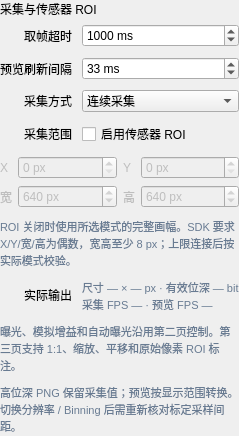
                    <widget class="QWidget" name="toupcamAcquisitionWidget">
                     <layout class="QVBoxLayout" name="toupcamAcquisitionLayout">
                      <property name="leftMargin">
                       <number>0</number>
                      </property>
                      <property name="topMargin">
                       <number>0</number>
                      </property>
                      <property name="rightMargin">
                       <number>0</number>
                      </property>
                      <property name="bottomMargin">
                       <number>0</number>
                      </property>
                      <item>
                       <widget class="QLabel" name="toupcamAcquisitionTitleLabel">
                        <property name="text">
                         <string>采集与传感器 ROI</string>
                        </property>
                        <property name="wordWrap">
                         <bool>true</bool>
                        </property>
                       </widget>
                      </item>
                      <item>
                       <layout class="QFormLayout" name="toupcamAcquisitionForm">
                        <property name="fieldGrowthPolicy">
                         <enum>QFormLayout::AllNonFixedFieldsGrow</enum>
                        </property>
                        <property name="labelAlignment">
                         <set>Qt::AlignRight|Qt::AlignVCenter</set>
                        </property>
                        <property name="spacing">
                         <number>10</number>
                        </property>
                        <item row="0" column="0">
                         <widget class="QLabel" name="toupcamTimeoutSpinBoxLabel">
                          <property name="text">
                           <string>取帧超时</string>
                          </property>
                          <property name="wordWrap">
                           <bool>true</bool>
                          </property>
                          <property name="buddy">
                           <cstring>toupcamTimeoutSpinBox</cstring>
                          </property>
                         </widget>
                        </item>
                        <item row="0" column="1">
                         <widget class="QSpinBox" name="toupcamTimeoutSpinBox">
                          <property name="minimum">
                           <number>1</number>
                          </property>
                          <property name="maximum">
                           <number>60000</number>
                          </property>
                          <property name="singleStep">
                           <number>1</number>
                          </property>
                          <property name="value">
                           <number>1000</number>
                          </property>
                          <property name="keyboardTracking">
                           <bool>false</bool>
                          </property>
                          <property name="suffix">
                           <string> ms</string>
                          </property>
                         </widget>
                        </item>
                        <item row="1" column="0">
                         <widget class="QLabel" name="toupcamPreviewIntervalSpinBoxLabel">
                          <property name="text">
                           <string>预览刷新间隔</string>
                          </property>
                          <property name="wordWrap">
                           <bool>true</bool>
                          </property>
                          <property name="buddy">
                           <cstring>toupcamPreviewIntervalSpinBox</cstring>
                          </property>
                         </widget>
                        </item>
                        <item row="1" column="1">
                         <widget class="QSpinBox" name="toupcamPreviewIntervalSpinBox">
                          <property name="minimum">
                           <number>1</number>
                          </property>
                          <property name="maximum">
                           <number>1000</number>
                          </property>
                          <property name="singleStep">
                           <number>1</number>
                          </property>
                          <property name="value">
                           <number>33</number>
                          </property>
                          <property name="keyboardTracking">
                           <bool>false</bool>
                          </property>
                          <property name="suffix">
                           <string> ms</string>
                          </property>
                          <property name="toolTip">
                           <string>仅设置界面读取最新帧的频率，不设置传感器 FPS。连接后切换相机时使用对应预览参数。</string>
                          </property>
                         </widget>
                        </item>
                        <item row="2" column="0">
                         <widget class="QLabel" name="toupcamAcquisitionModeComboBoxLabel">
                          <property name="text">
                           <string>采集方式</string>
                          </property>
                          <property name="wordWrap">
                           <bool>true</bool>
                          </property>
                          <property name="buddy">
                           <cstring>toupcamAcquisitionModeComboBox</cstring>
                          </property>
                         </widget>
                        </item>
                        <item row="2" column="1">
                         <widget class="QComboBox" name="toupcamAcquisitionModeComboBox">
                          <property name="toolTip">
                           <string>采用连续采集；DMD 同步沿用换图、等待稳定后取新帧。外部硬件触发需另行接线和验证。</string>
                          </property>
                          <item>
                           <property name="text">
                            <string>连续采集</string>
                           </property>
                          </item>
                         </widget>
                        </item>
                        <item row="3" column="0">
                         <widget class="QLabel" name="toupcamRoiCheckBoxLabel">
                          <property name="text">
                           <string>采集范围</string>
                          </property>
                          <property name="wordWrap">
                           <bool>true</bool>
                          </property>
                          <property name="buddy">
                           <cstring>toupcamRoiCheckBox</cstring>
                          </property>
                         </widget>
                        </item>
                        <item row="3" column="1">
                         <widget class="QCheckBox" name="toupcamRoiCheckBox">
                          <property name="text">
                           <string>启用传感器 ROI</string>
                          </property>
                         </widget>
                        </item>
                        <item row="4" column="0" colspan="2">
                         <widget class="QWidget" name="toupcamRoiWidget">
                          <property name="enabled">
                           <bool>false</bool>
                          </property>
                          <layout class="QGridLayout" name="toupcamRoiLayout" columnstretch="0,1,0,1">
                           <property name="leftMargin">
                            <number>0</number>
                           </property>
                           <property name="topMargin">
                            <number>0</number>
                           </property>
                           <property name="rightMargin">
                            <number>0</number>
                           </property>
                           <property name="bottomMargin">
                            <number>0</number>
                           </property>
                           <item row="0" column="0">
                            <widget class="QLabel" name="toupcamRoiXLabel">
                             <property name="text">
                              <string>X</string>
                             </property>
                             <property name="wordWrap">
                              <bool>true</bool>
                             </property>
                            </widget>
                           </item>
                           <item row="0" column="1">
                            <widget class="QSpinBox" name="toupcamRoiXSpinBox">
                             <property name="minimum">
                              <number>0</number>
                             </property>
                             <property name="maximum">
                              <number>65534</number>
                             </property>
                             <property name="singleStep">
                              <number>2</number>
                             </property>
                             <property name="value">
                              <number>0</number>
                             </property>
                             <property name="keyboardTracking">
                              <bool>false</bool>
                             </property>
                             <property name="suffix">
                              <string> px</string>
                             </property>
                             <property name="minimumSize">
                              <size>
                               <width>84</width>
                               <height>0</height>
                              </size>
                             </property>
                            </widget>
                           </item>
                           <item row="0" column="2">
                            <widget class="QLabel" name="toupcamRoiYLabel">
                             <property name="text">
                              <string>Y</string>
                             </property>
                             <property name="wordWrap">
                              <bool>true</bool>
                             </property>
                            </widget>
                           </item>
                           <item row="0" column="3">
                            <widget class="QSpinBox" name="toupcamRoiYSpinBox">
                             <property name="minimum">
                              <number>0</number>
                             </property>
                             <property name="maximum">
                              <number>65534</number>
                             </property>
                             <property name="singleStep">
                              <number>2</number>
                             </property>
                             <property name="value">
                              <number>0</number>
                             </property>
                             <property name="keyboardTracking">
                              <bool>false</bool>
                             </property>
                             <property name="suffix">
                              <string> px</string>
                             </property>
                             <property name="minimumSize">
                              <size>
                               <width>84</width>
                               <height>0</height>
                              </size>
                             </property>
                            </widget>
                           </item>
                           <item row="1" column="0">
                            <widget class="QLabel" name="toupcamRoiWidthLabel">
                             <property name="text">
                              <string>宽</string>
                             </property>
                             <property name="wordWrap">
                              <bool>true</bool>
                             </property>
                            </widget>
                           </item>
                           <item row="1" column="1">
                            <widget class="QSpinBox" name="toupcamRoiWidthSpinBox">
                             <property name="minimum">
                              <number>8</number>
                             </property>
                             <property name="maximum">
                              <number>65534</number>
                             </property>
                             <property name="singleStep">
                              <number>2</number>
                             </property>
                             <property name="value">
                              <number>640</number>
                             </property>
                             <property name="keyboardTracking">
                              <bool>false</bool>
                             </property>
                             <property name="suffix">
                              <string> px</string>
                             </property>
                             <property name="minimumSize">
                              <size>
                               <width>84</width>
                               <height>0</height>
                              </size>
                             </property>
                            </widget>
                           </item>
                           <item row="1" column="2">
                            <widget class="QLabel" name="toupcamRoiHeightLabel">
                             <property name="text">
                              <string>高</string>
                             </property>
                             <property name="wordWrap">
                              <bool>true</bool>
                             </property>
                            </widget>
                           </item>
                           <item row="1" column="3">
                            <widget class="QSpinBox" name="toupcamRoiHeightSpinBox">
                             <property name="minimum">
                              <number>8</number>
                             </property>
                             <property name="maximum">
                              <number>65534</number>
                             </property>
                             <property name="singleStep">
                              <number>2</number>
                             </property>
                             <property name="value">
                              <number>640</number>
                             </property>
                             <property name="keyboardTracking">
                              <bool>false</bool>
                             </property>
                             <property name="suffix">
                              <string> px</string>
                             </property>
                             <property name="minimumSize">
                              <size>
                               <width>84</width>
                               <height>0</height>
                              </size>
                             </property>
                            </widget>
                           </item>
                          </layout>
                         </widget>
                        </item>
                        <item row="5" column="0" colspan="2">
                         <widget class="QLabel" name="toupcamRoiHintLabel">
                          <property name="text">
                           <string>ROI 关闭时使用所选模式的完整画幅。SDK 要求 X/Y/宽/高为偶数，宽高至少 8 px；上限连接后按实际模式校验。</string>
                          </property>
                          <property name="wordWrap">
                           <bool>true</bool>
                          </property>
                          <property name="styleSheet">
                           <string>color: #687b92; font-size: 11px; font-weight: normal;</string>
                          </property>
                         </widget>
                        </item>
                        <item row="6" column="0">
                         <widget class="QLabel" name="toupcamOutputInfoLabelLabel">
                          <property name="text">
                           <string>实际输出</string>
                          </property>
                          <property name="wordWrap">
                           <bool>true</bool>
                          </property>
                          <property name="buddy">
                           <cstring>toupcamOutputInfoLabel</cstring>
                          </property>
                         </widget>
                        </item>
                        <item row="6" column="1">
                         <widget class="QLabel" name="toupcamOutputInfoLabel">
                          <property name="text">
                           <string>尺寸 — × — px · 有效位深 — bit
采集 FPS — · 预览 FPS —</string>
                          </property>
                          <property name="wordWrap">
                           <bool>true</bool>
                          </property>
                          <property name="styleSheet">
                           <string>color: #687b92; font-size: 11px; font-weight: normal;</string>
                          </property>
                         </widget>
                        </item>
                        <item row="7" column="0" colspan="2">
                         <widget class="QLabel" name="toupcamPreviewReuseLabel">
                          <property name="text">
                           <string>曝光、模拟增益和自动曝光沿用第二页控制。第三页支持 1:1、缩放、平移和原始像素 ROI 标注。</string>
                          </property>
                          <property name="wordWrap">
                           <bool>true</bool>
                          </property>
                          <property name="styleSheet">
                           <string>color: #687b92; font-size: 11px; font-weight: normal;</string>
                          </property>
                         </widget>
                        </item>
                        <item row="8" column="0" colspan="2">
                         <widget class="QLabel" name="toupcamBinningHintLabel">
                          <property name="text">
                           <string>高位深 PNG 保留采集值；预览按显示范围转换。切换分辨率 / Binning 后需重新核对标定采样间距。</string>
                          </property>
                          <property name="wordWrap">
                           <bool>true</bool>
                          </property>
                          <property name="styleSheet">
                           <string>color: #687b92; font-size: 11px; font-weight: normal;</string>
                          </property>
                         </widget>
                        </item>
                       </layout>
                      </item>
                      <item>
                       <spacer name="toupcamAcquisitionSpacer">
                        <property name="orientation">
                         <enum>Qt::Vertical</enum>
                        </property>
                        <property name="sizeType">
                         <enum>QSizePolicy::Expanding</enum>
                        </property>
                        <property name="sizeHint">
                         <size>
                          <width>1</width>
                          <height>1</height>
                         </size>
                        </property>
                       </spacer>
                      </item>
                     </layout>
                    </widget>
